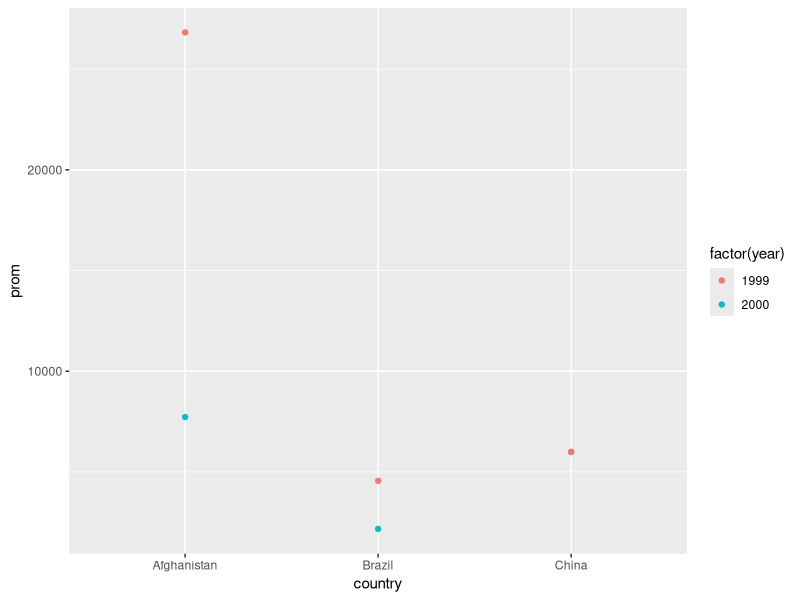

Reproduce this figure in R.
library(tidyverse)

datos <- table1
datos$year <- as.numeric(datos$year)

datos %>%
  mutate(prom = population / cases) %>% 
  arrange(prom) %>% 
  
  #ejemplo de una gráfica de puntos, dando color por año
  ggplot(aes(country, prom, color = factor(year))) + 
  geom_point()

# nueva tabla

datos
